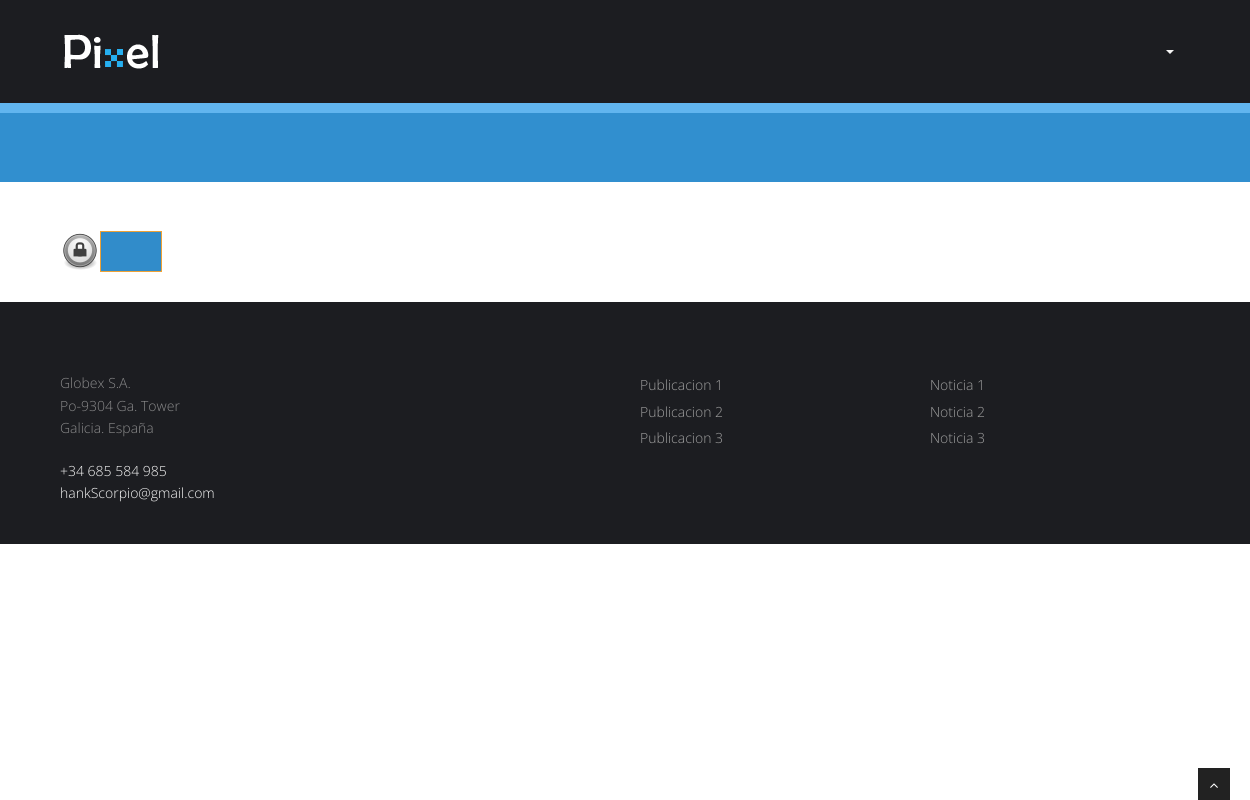
The app's page /Controladores/Privada/C_DocenciaP.php (signed in), older data.
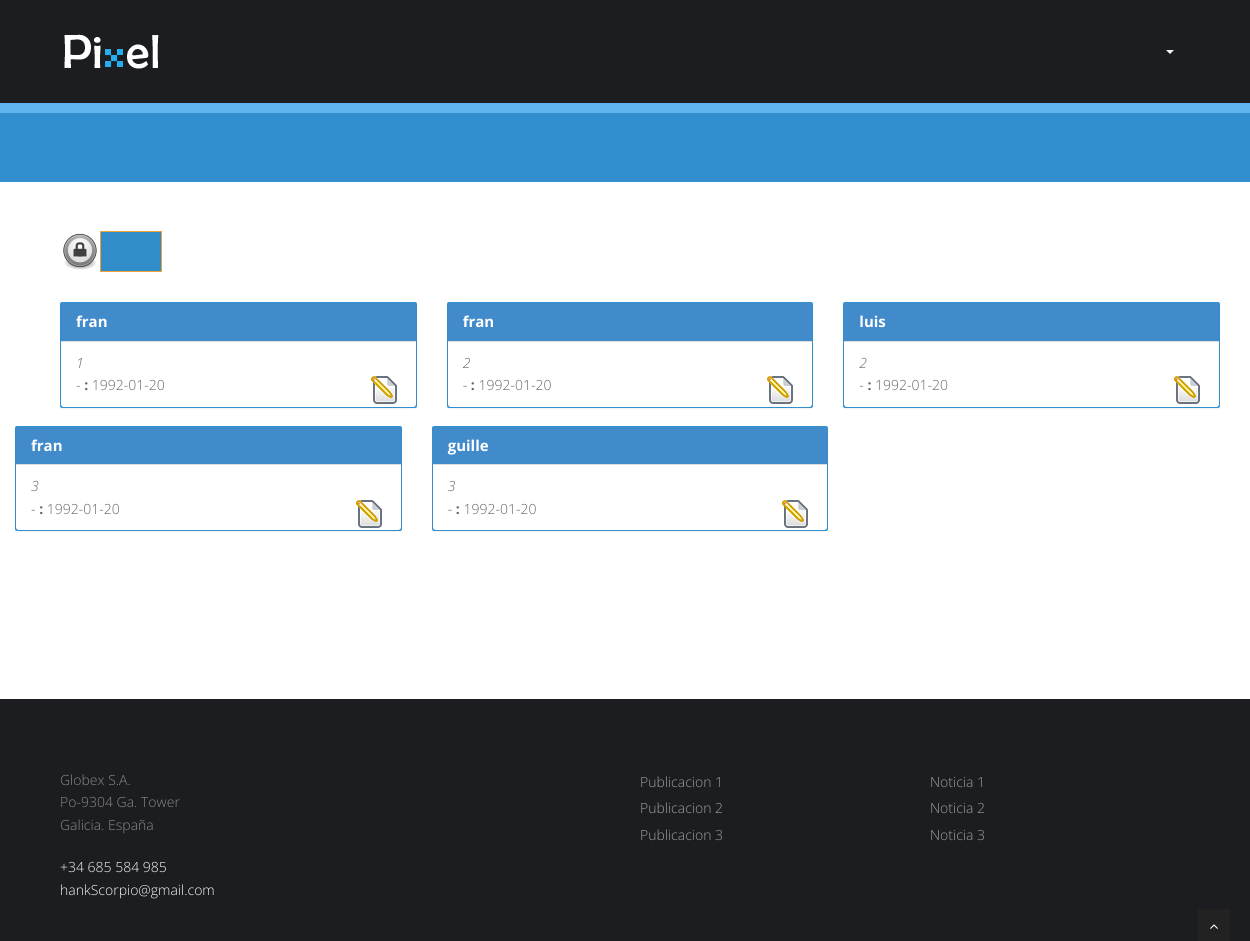
The same page, newer data.
### tables this page shows
CREATE TABLE IF NOT EXISTS `S_USUARIO_MATERIA` (
  `IDMateria` varchar(10) NOT NULL,
  `Login` varchar(25) NOT NULL,
  `FechaIni_Materia` date NOT NULL,
  `FechaFin_Materia` date DEFAULT NULL
);

### Controladores/Privada/C_DocenciaP.php (called while the page is built, shortened)
<?php
$Raiz = explode('/',$_SERVER['PHP_SELF'])[count(explode('/',$_SERVER['PHP_SELF']))-4];
function getRuta()
{
	global $Raiz;
	$RutaArray = explode('/',$_SERVER['PHP_SELF']);
	$toret = "";
	for ($i =(count($RutaArray)-2);$i > 0; $i = $i -1)
	{
		if ($RutaArray[$i] == $Raiz)
			break;
		else
			$toret = $toret."../";
	}
	return $toret;
}
$RutaRelativaControlador = getRuta();
include_once $RutaRelativaControlador.'Comun/ArchivoComun.php';
$PagID = $identificadoresPrivados["Docencia"];
include_once $vistas[$PagID];
?>

### Comun/ArchivoComun.php (called while the page is built, shortened)
<?php
$identificadores = array(
'Home' => 'H',
'Miembros' => 'M',
'Prensa'=> 'P',
'Transferencias'=> 'T',
'Colaboraciones'=> 'C',
'Docencia'=> 'D',
'Publicaciones' => 'Pu',
'Actividades' => 'A',
'Login' => 'L'
);
$identificadoresPrivados = array(
'Home' => 'HP',
'Miembros' => 'MP',
'AMiembros' => 'AMP',
'MMiembros' => 'MMP',
'DMiembros' => 'DMP',
'Prensa'=> 'PP',
'APrensa'=> 'APP',
'MPrensa'=> 'MPP',
'DPrensa' => 'DPP',
'Transferencias'=> 'TP',
'ATransferencias'=> 'ATP',
'MTransferencias'=> 'MTP',
'DTransferencias'=> 'DTP',
'Colaboraciones'=> 'CP',
'AColaboraciones'=> 'ACP',
'MColaboraciones'=> 'MCP',
'DColaboraciones'=> 'DCP',
'Publicaciones'=> 'PuP',
'APublicaciones'=> 'APuP',
'MPublicaciones'=> 'MPuP',
'DPublicaciones'=> 'DPuP',
'Docencia'=> 'DP',
'ADocencia'=> 'ADP',
'MDocencia'=> 'MDP',
'DDocencia'=> 'DDP',
'Actividades'=> 'AP',
'AActividades'=> 'AAP',
'MActividades'=> 'MAP',
'DActividades'=> 'DAP',
'Administracion'=> 'G',
'ERRORPERM' => 'ERRORPERM'
);
$MenuPrincipalPrivados = array(
'Home' => $identificadoresPrivados['Home'],
'Miembros' => $identificadoresPrivados['Miembros'],
'Prensa'=> $identificadoresPrivados['Prensa'],
'Transferencias'=> $identificadoresPrivados['Transferencias'],
'Colaboraciones'=> $identificadoresPrivados['Colaboraciones'],
'Docencia'=> $identificadoresPrivados['Docencia'],
'Publicaciones'=> $identificadoresPrivados['Publicaciones'],
'Actividades'=> $identificadoresPrivados['Actividades'],
'Administracion'=> $identificadoresPrivados['Administracion']
);
?>

### GESTAPP/Clases/BaseDatosControl.php (called while the page is built, shortened)
<?php
Class BaseDatosControl
{
	public $conexionBD;
	function __construct()
	{
		$this->conexionBD = new mysqli('localhost','gC', 'gC','ET3gC');
	}
	function OperacionGenericaBD($var,$Error = "1")
	{
		if (!$resultado = $this->conexionBD->query($var))
		{
			if (isset($_COOKIE["TEST"]))
			{
				echo '<br><b>Warning</b>: '.$this->conexionBD->error.' in <b>/BaseDatosControl.php</b> on line <b>36</b><br>';
				exit();
			}
			else
			{
				throw new Exception($Error . "=>". $var . "<br>Error: " . $this->conexionBD->error . "");
			}
		}
		return $resultado;
	}
}
?>

### Clases/TablaBD.php (called while the page is built, shortened)
<?php
include_once $RutaRelativaControlador.'GESTAPP/Clases/BaseDatosControl.php';
Class TablaBD
{
	public $nombreTabla = "";
	function __construct($n,$arrayCampos,$arrayClaves)
	{
		$this->nombreTabla = $n;
	}
	public function ListadoRegistros($opciones)
	{
		$BD = new BaseDatosControl();
		return $BD->OperacionGenericaBD("Select * from ".$this->nombreTabla." ". $opciones);
	}
}
?>

### Vistas/Privadas/V_DocenciaP.php (the view, shortened to what the changed rows need)
<?php
Class DocenciaPrivada
{
function DisplayContent($idioma,$Dc)
{
	global $controladores;
	global $identificadoresPrivados;
	global $RutaRelativaControlador;
?>
	<section id="content">
	<div class="container">
	<?php
	foreach($Dc as $e)
	{
		echo '
		<div class="row">
            <div class="col-md-4">
              <div class="panel panel-primary">
                <div class="panel-heading">
                  <h3 class="panel-title">'.$e["Login"].'</h3>
                </div>
				<ul class="list-group">
					<form id="'.$e["IDMateria"].'Dc" action="'.$controladores[$identificadoresPrivados["MDocencia"]].'" method="POST">
						<input type="hidden" name="MOD" value="'.$e["IDMateria"].'" />
						<input type="hidden" name="TIPO" value="Dc" />
					</form>
					<li class="list-group-item"><i>'.$e["IDMateria"].'</i><br>-<b> '.$idioma["Fecha"].':</b> '.$e["FechaIni_Materia"].'
						<img style="display:inline" onClick="document.getElementById(\''.$e["IDMateria"].'Dc\').submit();" src="'.$RutaRelativaControlador.'img/editar.png" class="img-responsive pull-right"></img>
					</li>
				  </ul>
              </div>
            </div>';
	}
	?>
	</section>
<?php
}
}
	$Dc = array();
	try
	{
		$consulta = $_TABLADOCENCIA->ListadoRegistros("");
		for ($i = 0; $i < $consulta->num_rows ;$i++)
		{
			$Dc[] = $consulta->fetch_assoc();
		}
	}
	catch(Exception $e)
	{
		$errorRescrito = explode("=>",$e->getMessage());
		$_SESSION['error'] = 'CON ERR MIEMBROS'."=>".$errorRescrito[1];
	}
$princ_view = new DocenciaPrivada();
include_once$RutaRelativaControlador.'Comun/CabeceraPriv.php';
$princ_view->DisplayContent($idioma,$Dc);
include_once$RutaRelativaControlador.'Comun/Pie.php';
?>

### Comun/CabeceraPriv.php (shortened to what the changed rows need)
<!DOCTYPE html>
<html lang="es">
<head>
<link href="<?php echo $RutaRelativaControlador?>css/bootstrap.min.css" rel="stylesheet" />
<link href="<?php echo $RutaRelativaControlador?>css/fancybox/jquery.fancybox.css" rel="stylesheet">
<link href="<?php echo $RutaRelativaControlador?>css/jcarousel.css" rel="stylesheet" />
<link href="<?php echo $RutaRelativaControlador?>css/flexslider.css" rel="stylesheet" />
<link href="<?php echo $RutaRelativaControlador?>css/style.css" rel="stylesheet" />
</head>
<body >
<div id="wrapper">
		<header>
        <div class="navbar navbar-default navbar-static-top">
            <div class="container">
                <div class="navbar-collapse collapse ">
                    <ul class="nav navbar-nav">
					<?php
						foreach ($MenuPrincipalPrivados as $k => $v)
						{
							if ($PagID == $v)
							{
								echo '<li class="active">
								<a href="'.$controladores[$v].'">'.$idioma['PagName'.$v].'</a>
								</li>';
							}
							else
							{
								echo '<li class="active">
								<a href="'.$controladores[$v].'">'.$idioma['PagName'.$v].'</a>
								</li>';
							}
						}
					?>
                    </ul>
                </div>
            </div>
        </div>
	</header>

Row changes from the older to the newer data that the page shows:
added s_usuario_materia: Login "fran", IDMateria "1", FechaIni_Materia "1992-01-20"
added s_usuario_materia: Login "fran", IDMateria "2", FechaIni_Materia "1992-01-20"
added s_usuario_materia: Login "luis", IDMateria "2", FechaIni_Materia "1992-01-20"
added s_usuario_materia: Login "fran", IDMateria "3", FechaIni_Materia "1992-01-20"
added s_usuario_materia: Login "guille", IDMateria "3", FechaIni_Materia "1992-01-20"
